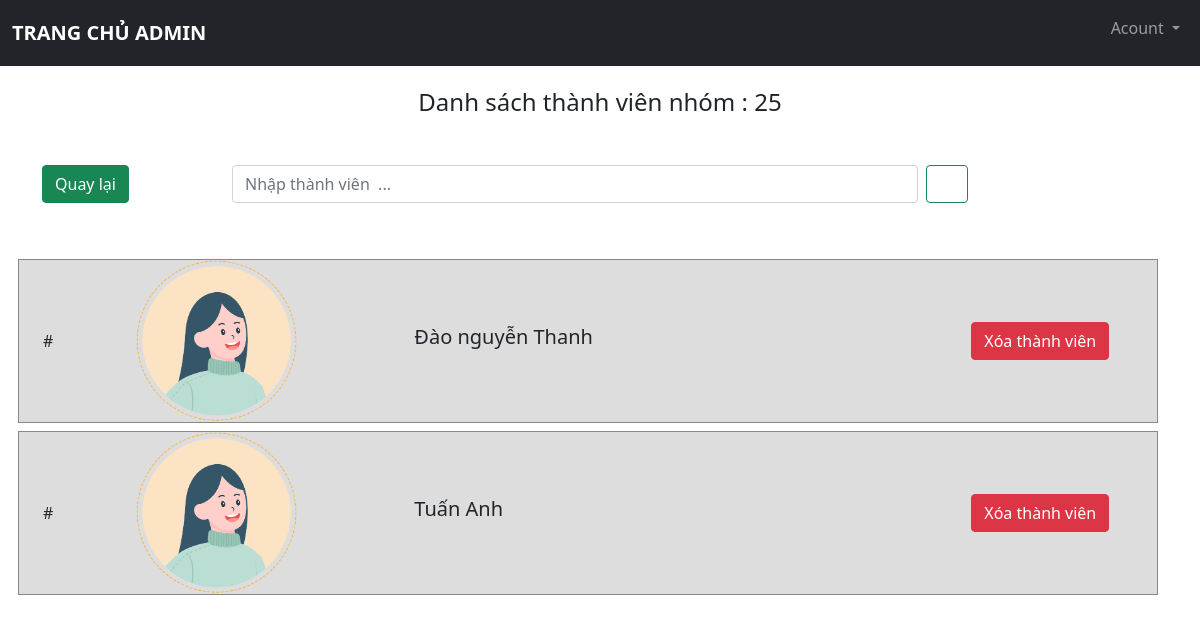
Screenshot of /src/admin/dsthanhviennhom.php?id_nhom=25 (signed in) with the database file from the repository.
### tables this page shows
CREATE TABLE `tb_nguoidung` (
  `id_nguoidung` int(10) UNSIGNED NOT NULL,
  `tennguoidung` varchar(100) NOT NULL,
  `sodienthoai` varchar(13) NOT NULL,
  `ngaysinh` date NOT NULL,
  `diachi` varchar(255) NOT NULL,
  `email` varchar(255) NOT NULL,
  `gioitinh` tinyint(1) NOT NULL,
  `mota` varchar(2000) NOT NULL
);

### src/admin/dsthanhviennhom.php (the view, shortened to what this page needs)
<?php
    include './menu_footer/menu.php';
    $id_nhom = $_GET['id_nhom'];
?>
    <div class="container classa">
        <h4 class="text-center mt-4 mb-4 ">Danh sách thành viên nhóm : <a><?php echo $id_nhom?></a></h4>
        <div class="row mt-5">
            <div class="col-2"><button type="button" class="btn btn-success"><a href="http://localhost/BTL_QuanLiThongTinCaNhan/src/admin/dsnhom.php">Quay lại</a></button></div>
            <div class="col-8 d-flex">
                <input type="text" class="form-control me-2" id="txttimkiemtv" placeholder="Nhập thành viên  ...">
                <button class="btn btn-outline-success " type="submit" name = "timkiem" id="txttimkiemtv" ><i class="far fa-search"></i></button>
            </div>
            <div class="col-2"></div>
        </div>
        <div class="row danhsachuser mt-5">
                <?php
                    if(isset($_GET['id_nhom'])){
                        $id_nhom = $_GET['id_nhom'];
                        include '../config/config.php';
                        $sql_dstv = "SELECT * FROM tb_thanhviennhom WHERE id_nhom = '$id_nhom'";
                        $result_dstv= mysqli_query($conn,$sql_dstv);
                        if(mysqli_num_rows($result_dstv)>0){
                            while($row_dstv= mysqli_fetch_assoc($result_dstv)){
                                $id_nguoidung= $row_dstv['id_thanhvien'];
                                $sql_user = "SELECT * FROM tb_nguoidung WHERE id_nguoidung = '$id_nguoidung'";
                                $result_user = mysqli_query($conn,$sql_user);
                                while($row_user = mysqli_fetch_assoc($result_user)){
                                    ?>
                                        <div class="row dsnhom mt-2">
                                            <div class="col-1">#</div>
                                            <div class="col-2">
                                                <?php
                                                    $gioitinh = $row_user['gioitinh'];
                                                    if($gioitinh == '0'){
                                                        echo '<img src="http://localhost/BTL_QuanLiThongTinCaNhan/src/user/image_user/avatar_female.png" class="card-img-top" class="img-fluid" alt="Sample image">';
                                                    }else{
                                                        echo '<img src="http://localhost/BTL_QuanLiThongTinCaNhan/src/user/image_user/avatar_male.png" class="card-img-top" class="img-fluid" alt="Sample image">';
                                                    }
                                                ?>
                                            </div>
                                            <div class="col-4 tennhom">
                                                <h5><?php echo $row_user['tennguoidung'] ?></h5>
                                            </div>
                                            <div class="col-2">
                                                <button type = "button" class="btn btn-danger btnxoatv">Xóa thành viên</button>
                                            </div>
                                        </div>
                                    <?php
                                }
                            }
                        }else{
                            echo '<h4 class="mt-5 text-center">Danh sách thành viên trống</h4>';
                            echo'<img src="http://localhost/BTL_QuanLiThongTinCaNhan/src/admin/image_admin/image_1.jpg" class="img-fluid">';
                        }
                }
                ?>
        </div>
    </div>
<?php
    include './menu_footer/footer.php';
?>

### src/admin/css/style.css (style rules this page uses)
:root { --offcanvas-width:270px; --topNavbarHeight: 56px; }
.dsnhom { align-items: center; background-color: rgb(221, 221, 221); border: 1px solid rgb(136, 136, 136); }
.classa a { text-decoration: none; color: white; }

### rows the page displays
tb_nguoidung: gioitinh 0 (drawn), tennguoidung "Đào nguyễn Thanh"
tb_nguoidung: gioitinh 0 (drawn), tennguoidung "Tuấn Anh"

### other values shown
$id_nhom "25"
